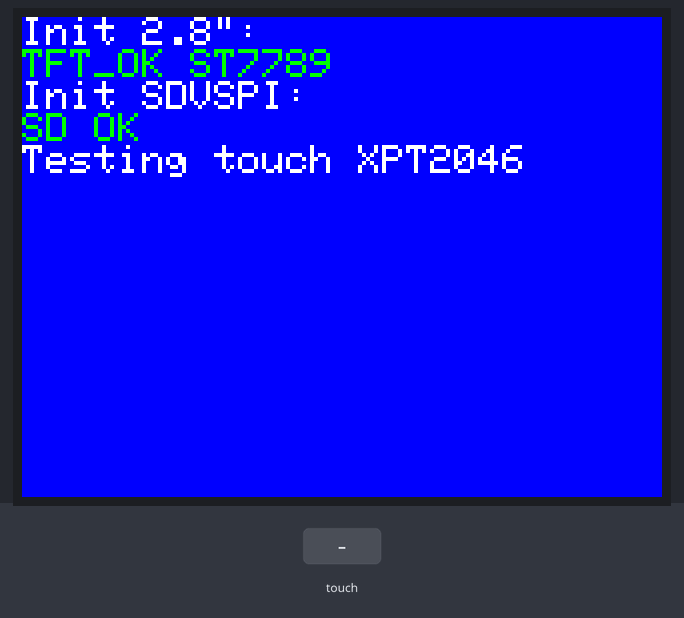
Simulated run of this sketch. Board: ESP32. Shown: 320×240 colour display. Inputs (shaded band) come from the test bench. Storage starts empty; what the sketch prints to the serial monitor is not drawn.

Above: at 2.0 s.
2.1 s: screen touched at 13 % across, 10 % down
At 3.0 s:
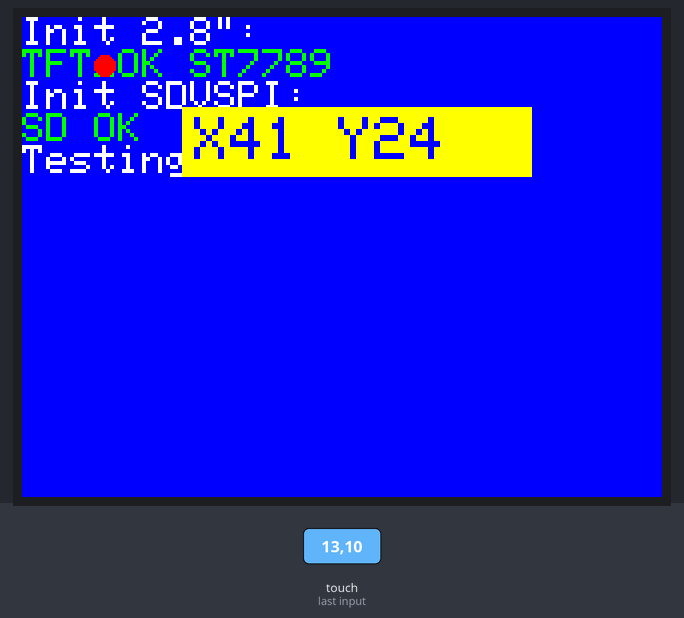
3.6 s: screen touched at 38 % across, 10 % down
At 4.1 s:
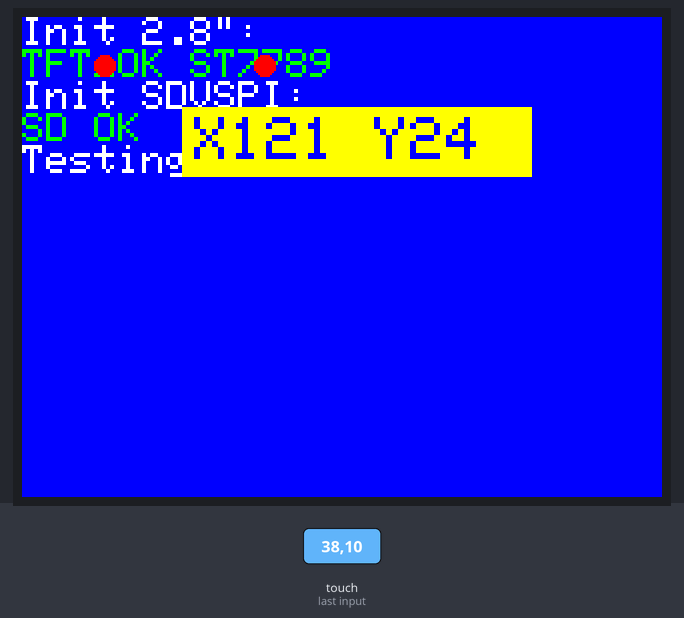
Timing chart, 0 to 6.6 s (numbered marks = the images above; inputs shaded):
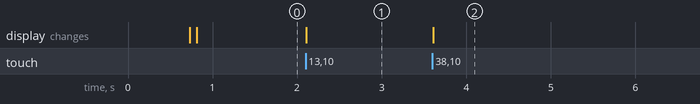

The sketch:

CYD_TEST_ESP32-2432S028.ino
```cpp
//created by https://github.com/gtmans july 2026
#include "AOKIN_ESP32_2432S02_ST7789.h"
String TFSCRSIZ = "2.8\"";
String TFSCREEN = "ST7789";
String TFTOUCH  = "XPT2046";
String TFSDBUS  = "VSPI";

// ---------- SD ----------
void initSD()
{
  sdSPI.begin     (SD_SCK,SD_MISO,SD_MOSI);
  pinMode         (SD_CS, OUTPUT);
  digitalWrite    (SD_CS, HIGH);
  delay           (50);

  if (!SD.begin   (SD_CS, sdSPI))
  {
    tft.println   ("SD FAIL, retry...");
  //Serial.println("SD FAIL, retry...");
    delay         (150);
    if (!SD.begin (SD_CS, sdSPI))
    {
      tft.println ("SD FAIL (final)");
      return;
    }
  }
  show_SDworks();
}

void show_SDworks()   {
  Serial.println      ("SD OK");
  tft.setTextColor    (TFT_GREEN);
  tft.println         ("SD OK");
  // --- map directory lezen ---
  File root = SD.open ("/");
  if (!root) {
    Serial.println    ("Cannot open /");
    tft.setTextColor  (TFT_RED);
    tft.println       ("Cannot open /");
    return;
  }
  File f;
  while ((f = root.openNextFile())) {
    Serial.println    (f.name());
    tft.println       (f.name());
    f.close           ();
  }
  root.close          ();
}

void setup() {
  Serial.begin        (115200);
  delay               (500);
  Serial.println      ();
  Serial.println      (__FILE__);
  //SCREEN
  tft.init            ();
  tft.setBrightness   (255);
  tft.setRotation     (def_rot);
  tft.setTextSize     (2);
//tft.fillScreen      (TFT_RED);
//delay               (500);
//tft.fillScreen      (TFT_GREEN);
//delay               (500);
  tft.fillScreen      (TFT_BLUE);
  tft.setTextColor    (TFT_WHITE);
  tft.println         ("Init "+TFSCRSIZ+":");
  tft.setTextColor    (TFT_GREEN);
  tft.println         ("TFT_OK "+TFSCREEN);
  // SD
  tft.setTextColor    (TFT_WHITE);
  tft.println         ("Init SD"+TFSDBUS+":");
  initSD              ();
  // TOUCH
  tft.setTextColor    (TFT_WHITE);
  Serial.println      ("Testing touch "+TFTOUCH);
  tft.println         ("Testing touch "+TFTOUCH);
  tft.setTextColor    (TFT_BLUE);
  tft.setTextSize     (3);
  Serial.println      ("Setup finished!");
  //tft.drawJpgFile(SD, "/map/Apeldoorn.jpg", 0, 0);
}

void loop()
{
  uint16_t x,y;
  if (tft.getTouch(&x,&y))
  {
    Serial.printf   ("Touch: %d %d\n",x,y);
    tft.fillCircle  (x,y,5,TFT_RED);
    tft.setCursor   (86,50);
    tft.fillRect    (80, 45, 175, 35, TFT_YELLOW);
    tft.print       ("X"+String(x)+" Y"+String(y));
  }
}
```

AOKIN_ESP32_2432S02_ST7789.h
```cpp
//https://nl.aliexpress.com/item/1005007524304778.html 2.8inch
/*ESP32 touchscreen 2,8 inch TFT LCD-scherm ESP-WROOM-32 st7789 resistieve aanraakmodule 240 * 320 ESP32-2432S028R Bluetooth WIFI*/

#pragma once
// ---------------- SD ----------------
#include  <SD.h>
#include  <SPI.h>
#include <LovyanGFX.hpp>

#define SD_CS   5
#define SD_SCK  18
#define SD_MISO 19
#define SD_MOSI 23

  #define           def_rot 3
  SPIClass          sdSPI(VSPI);

class LGFX : public lgfx::LGFX_Device {
  lgfx::Panel_ST7789   _panel;
  lgfx::Bus_SPI        _bus;
  lgfx::Light_PWM      _light;
  lgfx::Touch_XPT2046  _touch;

public:
  LGFX() {
    // --- TFT SPI-bus (HSPI) ---
    {
      auto cfg = _bus.config();
      cfg.spi_host  = HSPI_HOST;
      cfg.spi_mode  = 0;
      cfg.freq_write= 40000000;
      cfg.freq_read = 16000000;

      cfg.pin_sclk  = 14;
      cfg.pin_mosi  = 13;
      cfg.pin_miso  = 12;
      cfg.pin_dc    = 2;

      _bus.config     (cfg);
      _panel.setBus   (&_bus);
    }
    // --- TFT panel ---
    {
      auto cfg =        _panel.config();
      cfg.pin_cs        = 15;
      cfg.pin_rst       = -1;
      cfg.panel_width   = 240;
      cfg.panel_height  = 320;
      cfg.memory_width  = 240;
      cfg.memory_height = 320;
      cfg.invert        = false;
      cfg.rgb_order     = false;
      _panel.config     (cfg);
    }
    // --- Backlight ---
    {
      auto cfg =        _light.config();
      cfg.pin_bl        = 21;
      cfg.freq          = 44100;
      cfg.pwm_channel   = 7;
      _light.config     (cfg);
      _panel.setLight   (&_light);
    }
    // --- Touch (XPT2046 op software-SPI) ---
    {
      auto cfg =        _touch.config();
      cfg.spi_host      = -1;        // software SPI
      cfg.freq          = 2500000;

      cfg.pin_sclk      = 25;
      cfg.pin_mosi      = 32;
      cfg.pin_miso      = 39;

      cfg.pin_cs        = 33;
      cfg.pin_int       = 36;

      cfg.x_min         = 3860;
      cfg.x_max         = 280;
      cfg.y_min         = 340;
      cfg.y_max         = 3860;

      _touch.config     (cfg);
      _panel.setTouch   (&_touch);
    }

    setPanel(&_panel);
  }
};

LGFX tft;
```

Measured:
- after the input at 2.1 s, the display: changes at once (image 1)
- after the input at 3.6 s, the display: changes at once (image 2)
